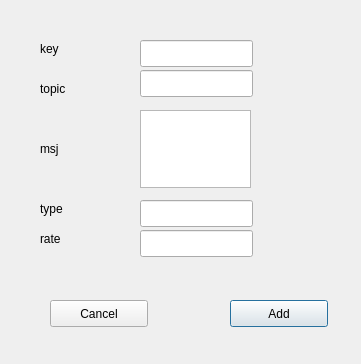
<?xml version="1.0" encoding="UTF-8"?>
<ui version="4.0">
 <class>AddCommandDialog</class>
 <widget class="QDialog" name="AddCommandDialog">
  <property name="geometry">
   <rect>
    <x>0</x>
    <y>0</y>
    <width>361</width>
    <height>364</height>
   </rect>
  </property>
  <property name="windowTitle">
   <string>Dialog</string>
  </property>
  <widget class="QPushButton" name="correct_add">
   <property name="geometry">
    <rect>
     <x>230</x>
     <y>300</y>
     <width>98</width>
     <height>27</height>
    </rect>
   </property>
   <property name="text">
    <string>Add</string>
   </property>
  </widget>
  <widget class="QPushButton" name="cancel_add">
   <property name="geometry">
    <rect>
     <x>50</x>
     <y>300</y>
     <width>98</width>
     <height>27</height>
    </rect>
   </property>
   <property name="text">
    <string>Cancel</string>
   </property>
  </widget>
  <widget class="QLineEdit" name="add_key">
   <property name="geometry">
    <rect>
     <x>140</x>
     <y>40</y>
     <width>113</width>
     <height>27</height>
    </rect>
   </property>
  </widget>
  <widget class="QLineEdit" name="add_topic">
   <property name="geometry">
    <rect>
     <x>140</x>
     <y>70</y>
     <width>113</width>
     <height>27</height>
    </rect>
   </property>
  </widget>
  <widget class="QLineEdit" name="add_type">
   <property name="geometry">
    <rect>
     <x>140</x>
     <y>200</y>
     <width>113</width>
     <height>27</height>
    </rect>
   </property>
  </widget>
  <widget class="QLineEdit" name="add_rate">
   <property name="geometry">
    <rect>
     <x>140</x>
     <y>230</y>
     <width>113</width>
     <height>27</height>
    </rect>
   </property>
  </widget>
  <widget class="QLabel" name="label">
   <property name="geometry">
    <rect>
     <x>40</x>
     <y>40</y>
     <width>66</width>
     <height>17</height>
    </rect>
   </property>
   <property name="text">
    <string>key</string>
   </property>
  </widget>
  <widget class="QLabel" name="label_2">
   <property name="geometry">
    <rect>
     <x>40</x>
     <y>80</y>
     <width>66</width>
     <height>17</height>
    </rect>
   </property>
   <property name="text">
    <string>topic</string>
   </property>
  </widget>
  <widget class="QLabel" name="label_3">
   <property name="geometry">
    <rect>
     <x>40</x>
     <y>140</y>
     <width>66</width>
     <height>17</height>
    </rect>
   </property>
   <property name="text">
    <string>msj</string>
   </property>
  </widget>
  <widget class="QLabel" name="label_4">
   <property name="geometry">
    <rect>
     <x>40</x>
     <y>230</y>
     <width>66</width>
     <height>17</height>
    </rect>
   </property>
   <property name="text">
    <string>rate</string>
   </property>
  </widget>
  <widget class="QLabel" name="label_5">
   <property name="geometry">
    <rect>
     <x>40</x>
     <y>200</y>
     <width>66</width>
     <height>17</height>
    </rect>
   </property>
   <property name="text">
    <string>type</string>
   </property>
  </widget>
  <widget class="QTextEdit" name="add_msj">
   <property name="geometry">
    <rect>
     <x>140</x>
     <y>110</y>
     <width>111</width>
     <height>78</height>
    </rect>
   </property>
  </widget>
 </widget>
 <resources/>
 <connections/>
</ui>
